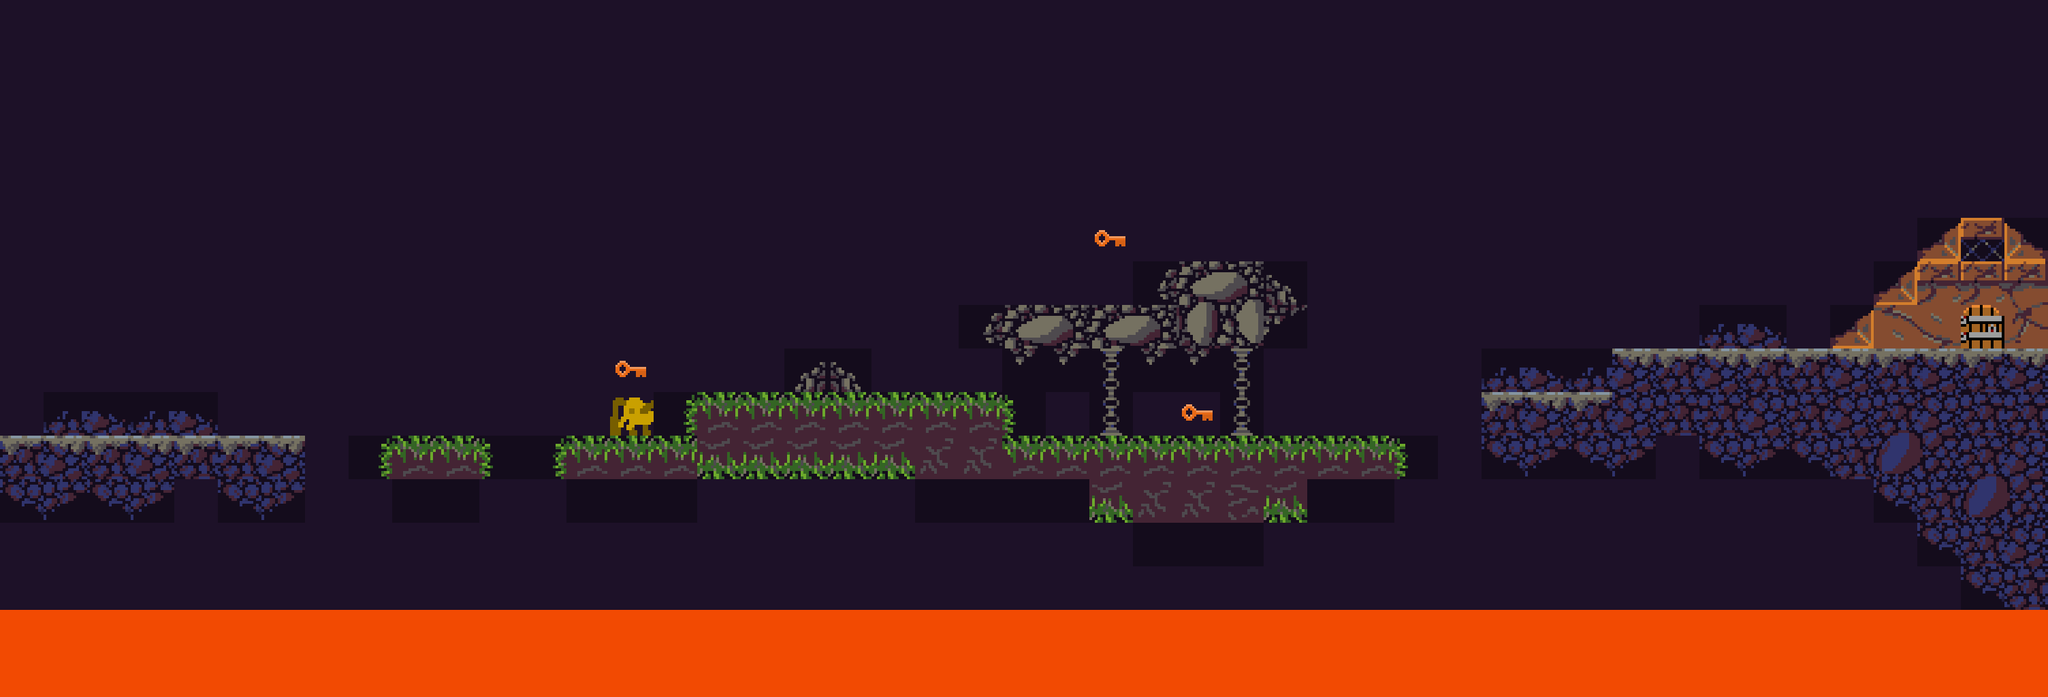

Rendered tile map (Tiled .tmx) drawn with the repository's tilesets; below, a short description and the map source with its tile grids summarised:
An orthogonal 47x16 tile map with 64x64 px tiles, 5 tile layers (Lava, Keys, Decorations, ExitDoor, ...), 6 tilesets and 82 objects.

<map version="1.2" tiledversion="1.2.1" orientation="orthogonal" renderorder="left-down" width="47" height="16" tilewidth="64" tileheight="64" infinite="0" backgroundcolor="#1d1128" nextlayerid="37" nextobjectid="371">
 <tileset firstgid="1" name="cave" tilewidth="64" tileheight="64" tilecount="100" columns="20">
  <image source="cave.png" trans="ffffff" width="1280" height="320" />
 </tileset>
 <tileset firstgid="101" name="coin" tilewidth="64" tileheight="64" tilecount="4" columns="4">
  <image source="coin.png" trans="ffffff" width="256" height="64" />
  <tile id="0">
   <animation>
    <frame tileid="0" duration="150" />
    <frame tileid="1" duration="150" />
    <frame tileid="2" duration="150" />
    <frame tileid="3" duration="150" />
   </animation>
  </tile>
 </tileset>
 <tileset firstgid="105" name="key" tilewidth="64" tileheight="64" tilecount="1" columns="1">
  <image source="key.png" trans="003039" width="64" height="64" />
 </tileset>
 <tileset firstgid="106" name="lava" tilewidth="64" tileheight="64" tilecount="4" columns="4">
  <image source="lava.png" width="256" height="64" />
  <tile id="0">
   <animation>
    <frame tileid="0" duration="250" />
    <frame tileid="1" duration="250" />
    <frame tileid="2" duration="250" />
   </animation>
  </tile>
 </tileset>
 <tileset firstgid="110" name="door" tilewidth="64" tileheight="64" tilecount="1" columns="1">
  <image source="door.png" width="64" height="64" />
 </tileset>
 <tileset firstgid="111" name="spider" tilewidth="84" tileheight="64" tilecount="5" columns="5">
  <image source="spider.png" width="420" height="64" />
  <tile id="0">
   <animation>
    <frame tileid="0" duration="200" />
    <frame tileid="1" duration="200" />
    <frame tileid="2" duration="200" />
   </animation>
  </tile>
 </tileset>
 <layer id="31" name="Lava" width="47" height="16">
  <data>[752 cells, 94 non-empty, 1 distinct tile ids]</data>
 </layer>
 <objectgroup id="21" name="LavaObj">
  <object id="308" gid="106" x="2944" y="896" width="64" height="64" />
  <object id="309" gid="106" x="2880" y="896" width="64" height="64" />
  <object id="310" gid="106" x="2816" y="896" width="64" height="64" />
  <object id="311" gid="106" x="2688" y="896" width="64" height="64" />
  <object id="312" gid="106" x="2624" y="896" width="64" height="64" />
  <object id="313" gid="106" x="2688" y="896" width="64" height="64" />
  <object id="314" gid="106" x="2752" y="896" width="64" height="64" />
  <object id="315" gid="106" x="2496" y="896" width="64" height="64" />
  <object id="316" gid="106" x="2496" y="896" width="64" height="64" />
  <object id="317" gid="106" x="2624" y="896" width="64" height="64" />
  <object id="318" gid="106" x="2560" y="896" width="64" height="64" />
  <object id="319" gid="106" x="2432" y="896" width="64" height="64" />
  <object id="320" gid="106" x="2304" y="896" width="64" height="64" />
  <object id="321" gid="106" x="2304" y="896" width="64" height="64" />
  <object id="322" gid="106" x="2240" y="896" width="64" height="64" />
  <object id="323" gid="106" x="2176" y="896" width="64" height="64" />
  <object id="324" gid="106" x="2048" y="896" width="64" height="64" />
  <object id="325" gid="106" x="1920" y="896" width="64" height="64" />
  <object id="326" gid="106" x="1856" y="896" width="64" height="64" />
  <object id="327" gid="106" x="1728" y="896" width="64" height="64" />
  <object id="328" gid="106" x="1664" y="896" width="64" height="64" />
  <object id="329" gid="106" x="1728" y="896" width="64" height="64" />
  <object id="330" gid="106" x="1792" y="896" width="64" height="64" />
  <object id="331" gid="106" x="2240" y="896" width="64" height="64" />
  <object id="332" gid="106" x="2368" y="896" width="64" height="64" />
  <object id="333" gid="106" x="2112" y="896" width="64" height="64" />
  <object id="334" gid="106" x="1984" y="896" width="64" height="64" />
  <object id="335" gid="106" x="0" y="896" width="64" height="64" />
  <object id="336" gid="106" x="128" y="896" width="64" height="64" />
  <object id="337" gid="106" x="128" y="896" width="64" height="64" />
  <object id="338" gid="106" x="64" y="896" width="64" height="64" />
  <object id="339" gid="106" x="192" y="896" width="64" height="64" />
  <object id="340" gid="106" x="192" y="896" width="64" height="64" />
  <object id="341" gid="106" x="320" y="896" width="64" height="64" />
  <object id="342" gid="106" x="320" y="896" width="64" height="64" />
  <object id="343" gid="106" x="384" y="896" width="64" height="64" />
  <object id="344" gid="106" x="384" y="896" width="64" height="64" />
  <object id="345" gid="106" x="256" y="896" width="64" height="64" />
  <object id="346" gid="106" x="512" y="896" width="64" height="64" />
  <object id="347" gid="106" x="512" y="896" width="64" height="64" />
  <object id="348" gid="106" x="512" y="896" width="64" height="64" />
  <object id="349" gid="106" x="448" y="896" width="64" height="64" />
  <object id="350" gid="106" x="512" y="896" width="64" height="64" />
  <object id="351" gid="106" x="640" y="896" width="64" height="64" />
  <object id="352" gid="106" x="704" y="896" width="64" height="64" />
  <object id="353" gid="106" x="576" y="896" width="64" height="64" />
  <object id="354" gid="106" x="704" y="896" width="64" height="64" />
  <object id="355" gid="106" x="768" y="896" width="64" height="64" />
  <object id="356" gid="106" x="832" y="896" width="64" height="64" />
  <object id="357" gid="106" x="896" y="896" width="64" height="64" />
  <object id="358" gid="106" x="960" y="896" width="64" height="64" />
  <object id="359" gid="106" x="1088" y="896" width="64" height="64" />
  <object id="360" gid="106" x="1152" y="896" width="64" height="64" />
  <object id="361" gid="106" x="1216" y="896" width="64" height="64" />
  <object id="362" gid="106" x="1280" y="896" width="64" height="64" />
  <object id="363" gid="106" x="1408" y="896" width="64" height="64" />
  <object id="364" gid="106" x="1472" y="896" width="64" height="64" />
  <object id="365" gid="106" x="1536" y="896" width="64" height="64" />
  <object id="366" gid="106" x="1600" y="896" width="64" height="64" />
  <object id="367" gid="106" x="1344" y="896" width="64" height="64" />
  <object id="368" gid="106" x="1024" y="896" width="64" height="64" />
 </objectgroup>
 <layer id="32" name="Keys" width="47" height="16">
  <data>[752 cells, 3 non-empty, 1 distinct tile ids]</data>
 </layer>
 <layer id="33" name="Decorations" width="47" height="16">
  <data>[752 cells, 62 non-empty, 29 distinct tile ids]</data>
 </layer>
 <objectgroup id="36" name="SpiderObj">
  <object id="369" gid="111" x="1216" y="576" width="84" height="64" />
  <object id="370" gid="111" x="320" y="640" width="84" height="64" />
 </objectgroup>
 <layer id="34" name="ExitDoor" width="47" height="16">
  <data>[752 cells, 1 non-empty, 1 distinct tile ids]</data>
 </layer>
 <objectgroup id="14" name="CoinsObj">
  <object id="229" gid="101" x="1600" y="640" width="64" height="64" />
  <object id="233" gid="101" x="1856" y="640" width="64" height="64" />
  <object id="234" gid="101" x="1920" y="640" width="64" height="64" />
  <object id="239" gid="101" x="320" y="576" width="64" height="64" />
  <object id="240" gid="101" x="256" y="576" width="64" height="64" />
  <object id="241" gid="101" x="192" y="576" width="64" height="64" />
  <object id="242" gid="101" x="2432" y="512" width="64" height="64" />
  <object id="243" gid="101" x="2496" y="512" width="64" height="64" />
  <object id="244" gid="101" x="2560" y="512" width="64" height="64" />
  <object id="245" gid="101" x="2624" y="512" width="64" height="64" />
  <object id="246" gid="101" x="2368" y="512" width="64" height="64" />
  </objectgroup>
 <layer id="35" name="World" width="47" height="16">
  <data>[752 cells, 96 non-empty, 16 distinct tile ids]</data>
 </layer>
</map>
<!-- 8 of 82 objects omitted -->